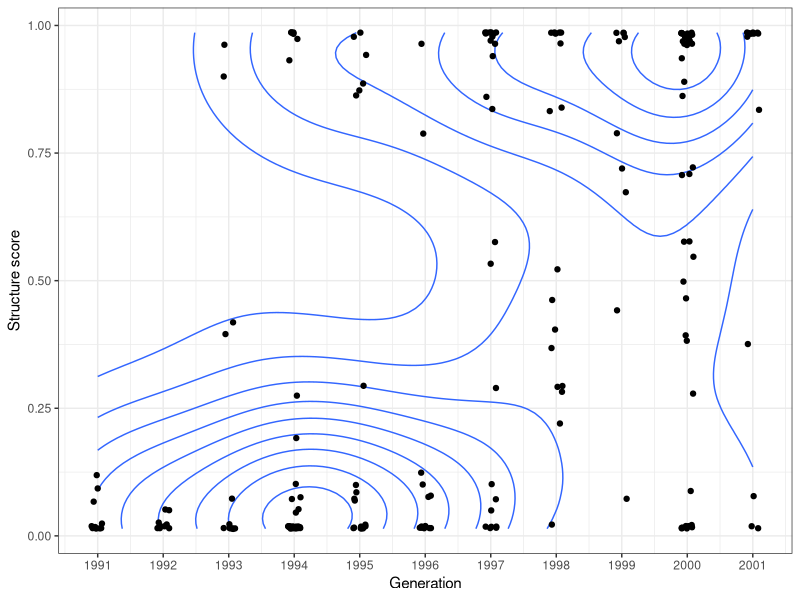
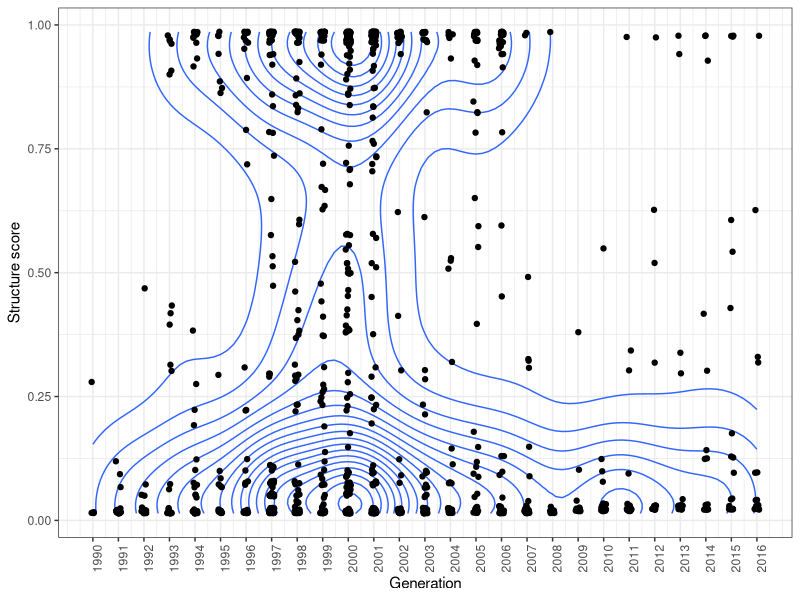

Here is the R script that generated these plots, in order:
## ---- chunk 1

library(knitr)
opts_chunk$set(echo = FALSE, message = FALSE, warning = FALSE)

## ---- chunk 2

library(readxl)
library(ggplot2)
library(dplyr)
library(mgcv)
library(ggrepel)



theme_set(theme_bw())

hybr <- read_excel("Data/hybrids_BS.xlsx")
hybr$region <- factor(hybr$region)


hybr <- hybr %>% mutate(Generation = year - age ) 


hybr_bank <- hybr %>% filter(ID %in% c("BS_0.5_04"))


## ---- chunk 3

ggplot(hybr_bank, aes(x = (Generation), y = str)) +    geom_density_2d() +    geom_point(position = position_jitter(width = 0.1)) +    scale_x_continuous(breaks = seq(min(hybr_bank$Generation), max(hybr_bank$Generation), 1)) +   labs(x = "Generation", y = "Structure score")

## ---- chunk 4

hybr_bank_all <- hybr %>% filter(pop %in% c("BN_0.5", "BS_0.5", "BS_-1.5", "BS_1.5-1","BS_1.5-2", "BS_1", "BS_2"))

ggplot(hybr_bank_all, aes(x = (Generation), y = str)) + 
  geom_density_2d(bins = 20) + 
  geom_point(position = position_jitter(width = 0.1)) + 
  scale_x_continuous(breaks = seq(min(hybr_bank_all$Generation),max(hybr_bank_all$Generation), 1)) +
  theme(axis.text.x = element_text(angle = 90))+ labs(x = "Generation", y = "Structure score")

